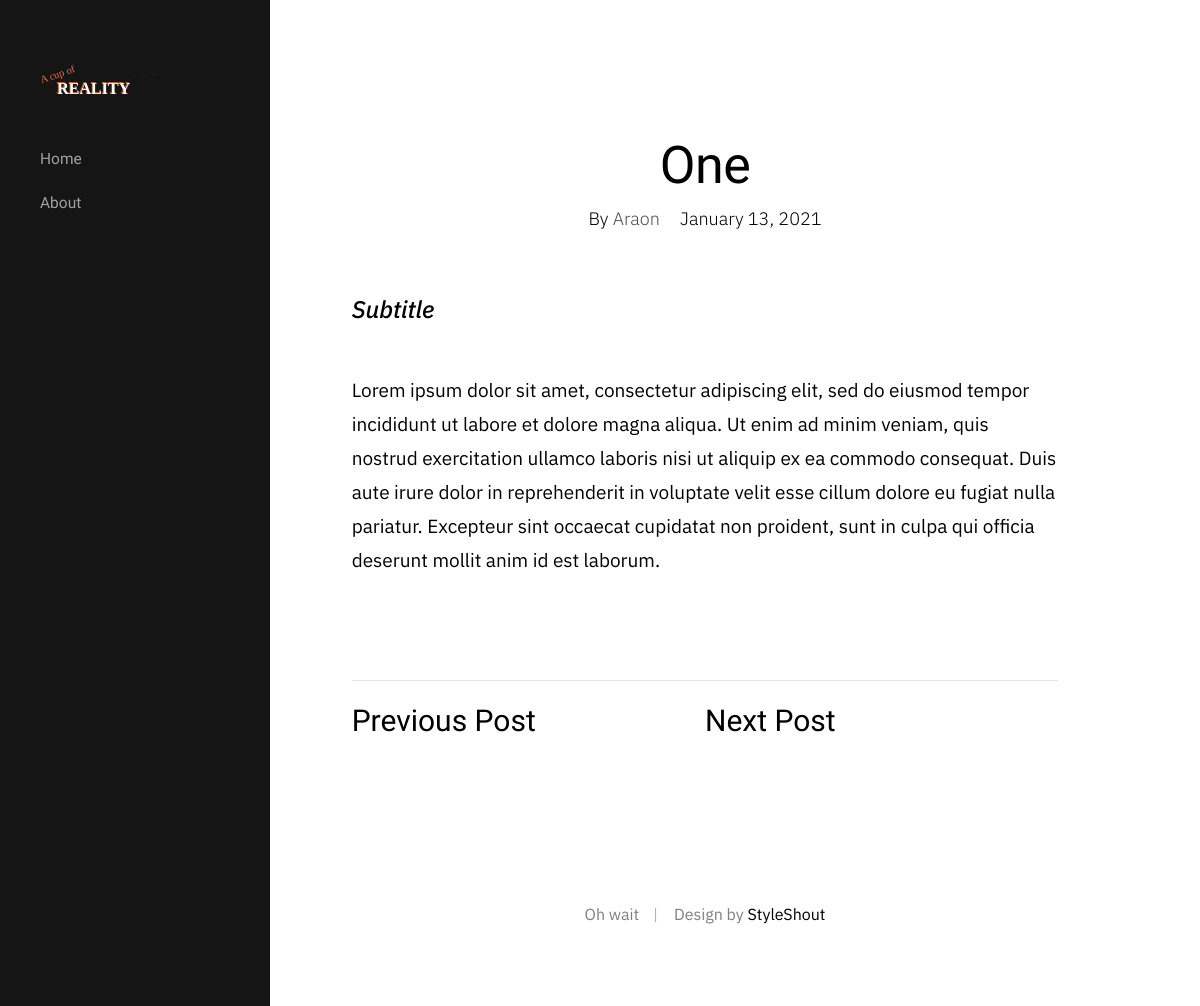
Page /blog/post/1 on the earlier database version.
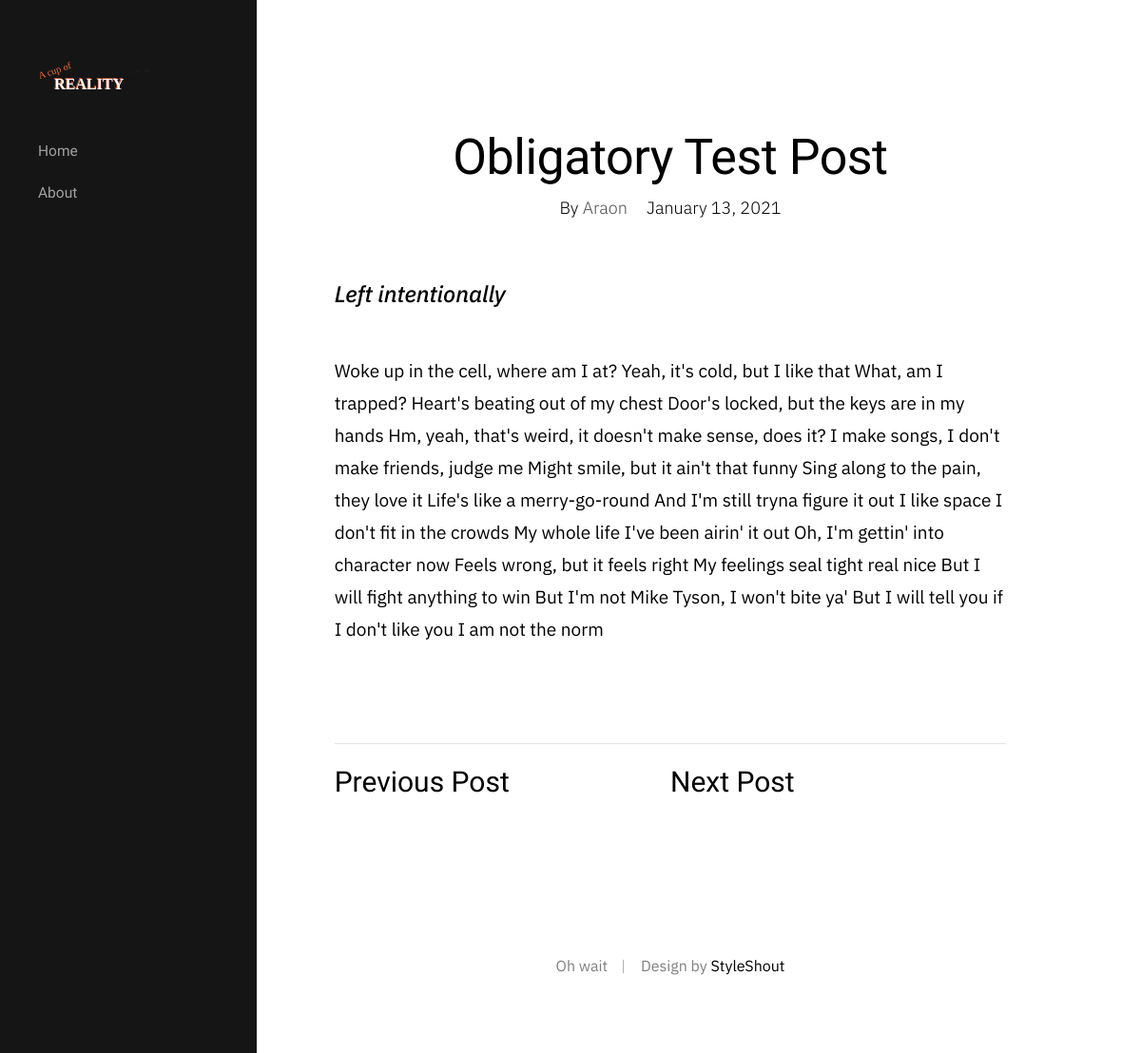
Same page on the later database version.
### araon/models.py (models this page shows, shortened)
class bloginfo(db.Model):
    id = db.Column(db.Integer, primary_key=True)
    title = db.Column(db.String(100), nullable=False)
    sub_title = db.Column(db.String(200), nullable=False)
    date_posted = db.Column(db.DateTime, nullable=False, default=datetime.utcnow)
    author = db.Column(db.String(100), nullable=False, default = 'System')
    content = db.Column(db.Text, nullable=False)
    header_img = db.Column(db.String(500), default = 'https://source.unsplash.com/1080x1920/?blog')

### araon/blog/routes.py (the view)
@blog.route('/blog/post/<int:post_id>')
def post(post_id):
    post = bloginfo.query.filter_by(id=post_id).one()
    return render_template('blogPost.html', post=post, prev = post_id - 1, nex = post_id + 1)

### araon/blog/templates/blogPost.html (shortened to what this page needs)
<!DOCTYPE html>
<html class="no-js" lang="en">
<head>
    <link rel="stylesheet" href="{{url_for('blog.static', filename='css/base.css')}}">
    <link rel="stylesheet" href="{{url_for('blog.static', filename='css/vendor.css')}}">
    <link rel="stylesheet" href="{{url_for('blog.static', filename='css/main.css')}}">
</head>
<body class="ss-bg-white">
    <div id="top" class="s-wrap site-wrapper">
        <header class="s-header header">
            <div class="header__top">
                <div class="header__logo">
                    <a class="site-logo" href="/">
                        <img src="{{url_for('blog.static', filename='images/logo.svg')}}" alt="A Cup of Reality">
                    </a>
                </div>
            </div>
            <nav class="header__nav-wrap">
                <ul class="header__nav">
                    <li><a href="/blog" title="">Home</a></li>
                    <li><a href="/blog/about" title="">About</a></li>
                </ul>
            </nav>
        </header>
        <div class="s-content content">
            <main class="row content__page">
                <article class="column large-full entry format-standard">
                    <div class="content__page-header entry__header">
                        <h1 class="display-1 entry__title">
                        {{ post.title }}
                        </h1>
                        <ul class="entry__header-meta">
                            <li class="author">By <a>{{ post.author }}</a></li>
                            <li class="date">{{ post.date_posted.strftime('%B %d, %Y') }}</li>
                        </ul>
                    </div>
                    <div class="entry__content">
                        <h3><i>{{ post.sub_title }}</i></h3>
                        <br>
                        <p>{{ post.content | safe }}</p>
                    </div>
                    <div class="entry__pagenav">
                        <div class="entry__nav">
                            <div class="entry__prev">
                                <a href="{{ prev }}" rel="prev">
                                    Previous Post
                                </a>
                            </div>
                            <div class="entry__next">
                                <a href="{{ nex }}" rel="next">
                                    Next Post
                                </a>
                            </div>
                        </div>
                    </div>
                </article>
            </main>
        </div>
        <footer class="s-footer footer">
            <div class="row">
                <div class="column large-full footer__content">
                    <div class="footer__copyright">
                        <span>Oh wait</span>
                        <span>Design by <a href="https://www.styleshout.com/">StyleShout</a></span>
                    </div>
                </div>
            </div>
        </footer>
    </div>
</body>

Differences in the rows shown:
changed bloginfo "Araon": title "One" → "Obligatory Test Post"; sub_title "Subtitle" → "Left intentionally"; content "Lorem ipsum dolor sit amet, consectetur adipiscing elit, sed do eiusmod tempor incididunt ut labore et dolore magna aliqua. Ut enim ad minim veniam, quis nostrud exercitation ullamco laboris nisi ut aliquip ex ea commodo consequat. Duis aute irure dolor in reprehenderit in voluptate velit esse cillum dolore eu fugiat nulla pariatur. Excepteur sint occaecat cupidatat non proident, sunt in culpa qui officia deserunt mollit anim id est laborum." → "Woke up in the cell, where am I at? Yeah, it's cold, but I like that What, am I trapped? Heart's beating out of my chest Door's locked, but the keys are in my hands Hm, yeah, that's weird, it doesn't make sense, does it? I make songs, I don't make friends, judge me Might smile, but it ain't that funny Sing along to the pain, they love it Life's like a merry-go-round And I'm still tryna figure it out I like space I don't fit in the crowds My whole life I've been airin' it out Oh, I'm gettin' into character now Feels wrong, but it feels right My feelings seal tight real nice But I will fight anything to win But I'm not Mike Tyson, I won't bite ya' But I will tell you if I don't like you I am…"
